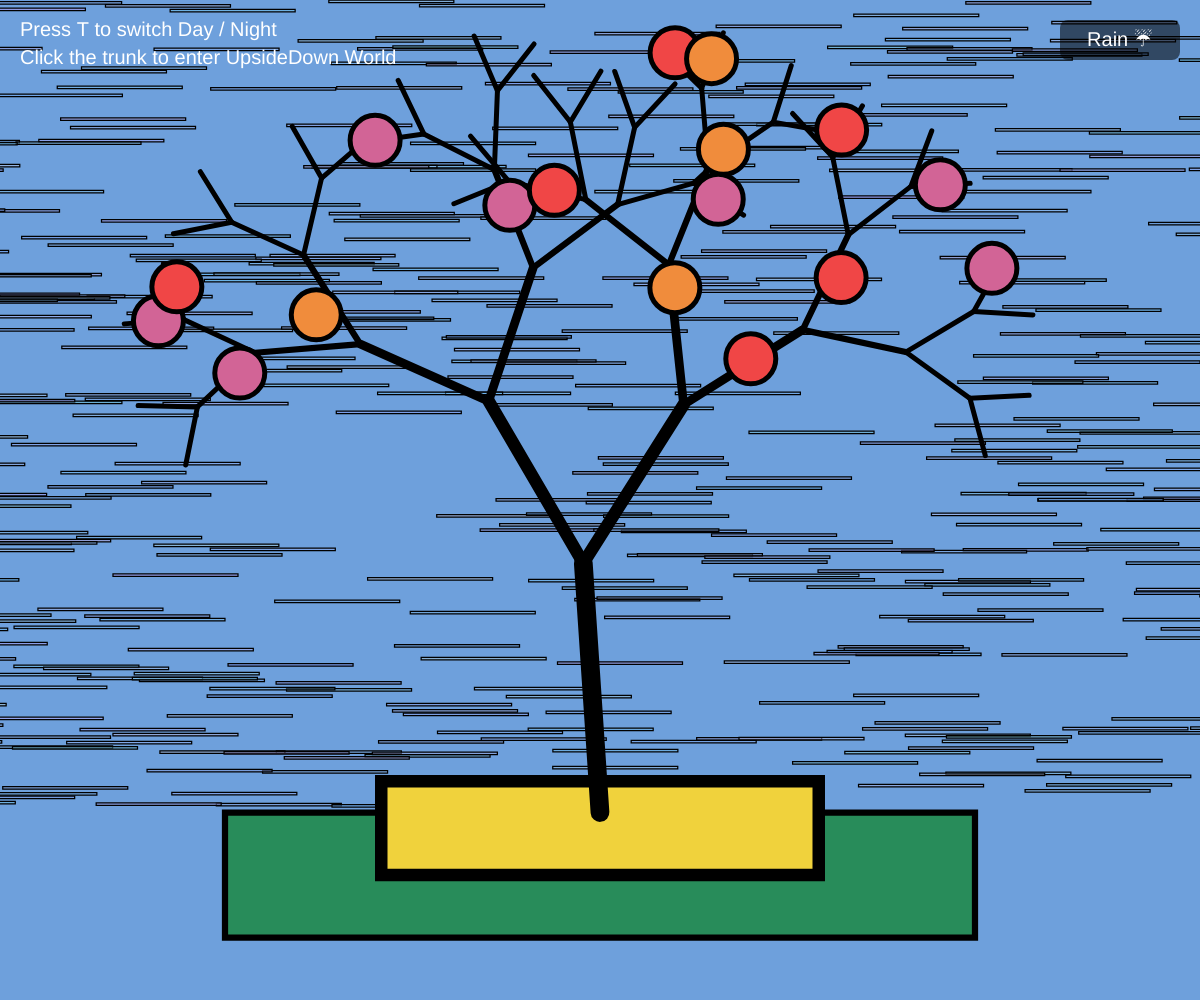
Frame 1 (no input)
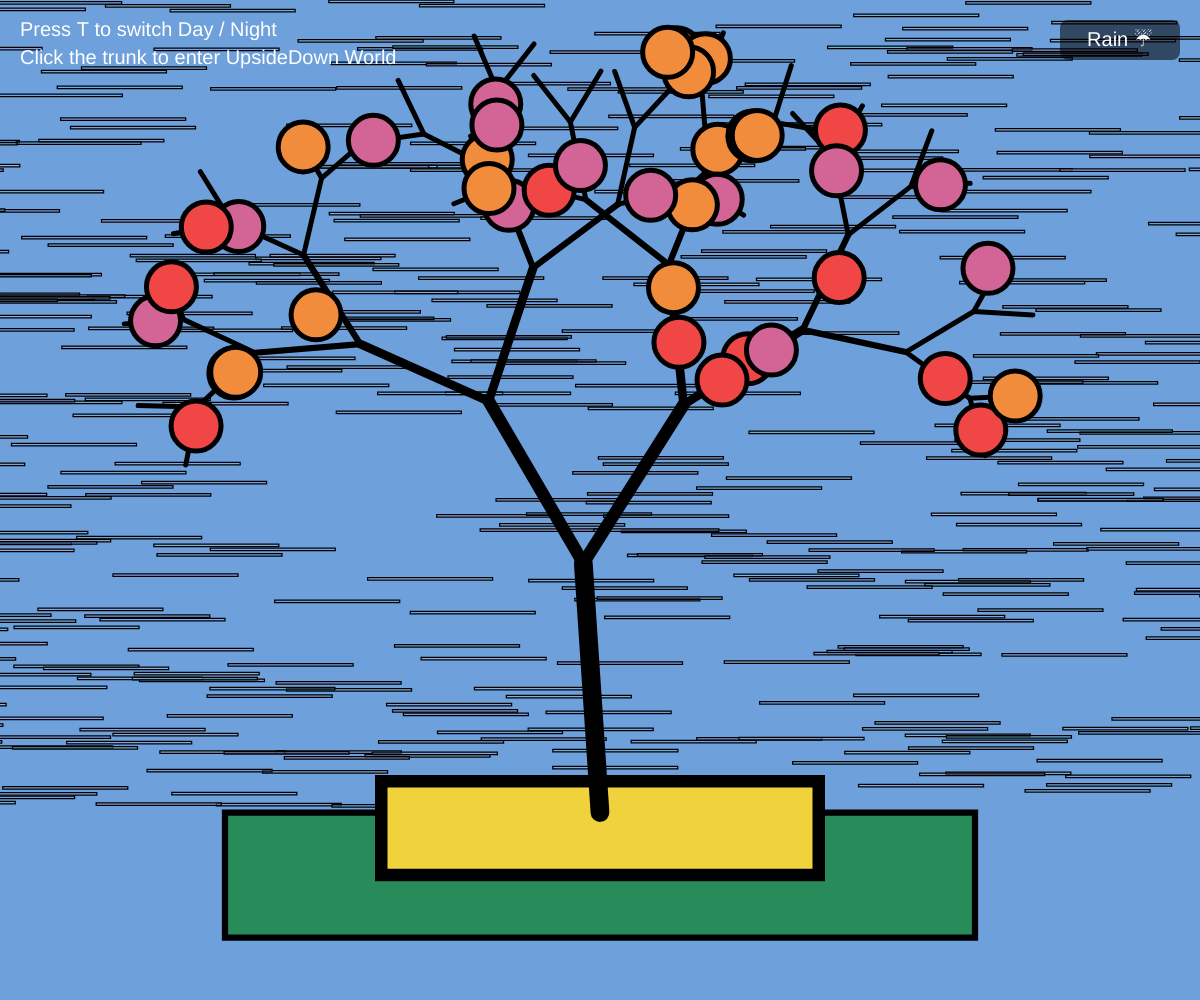
Frame 60 (no input)
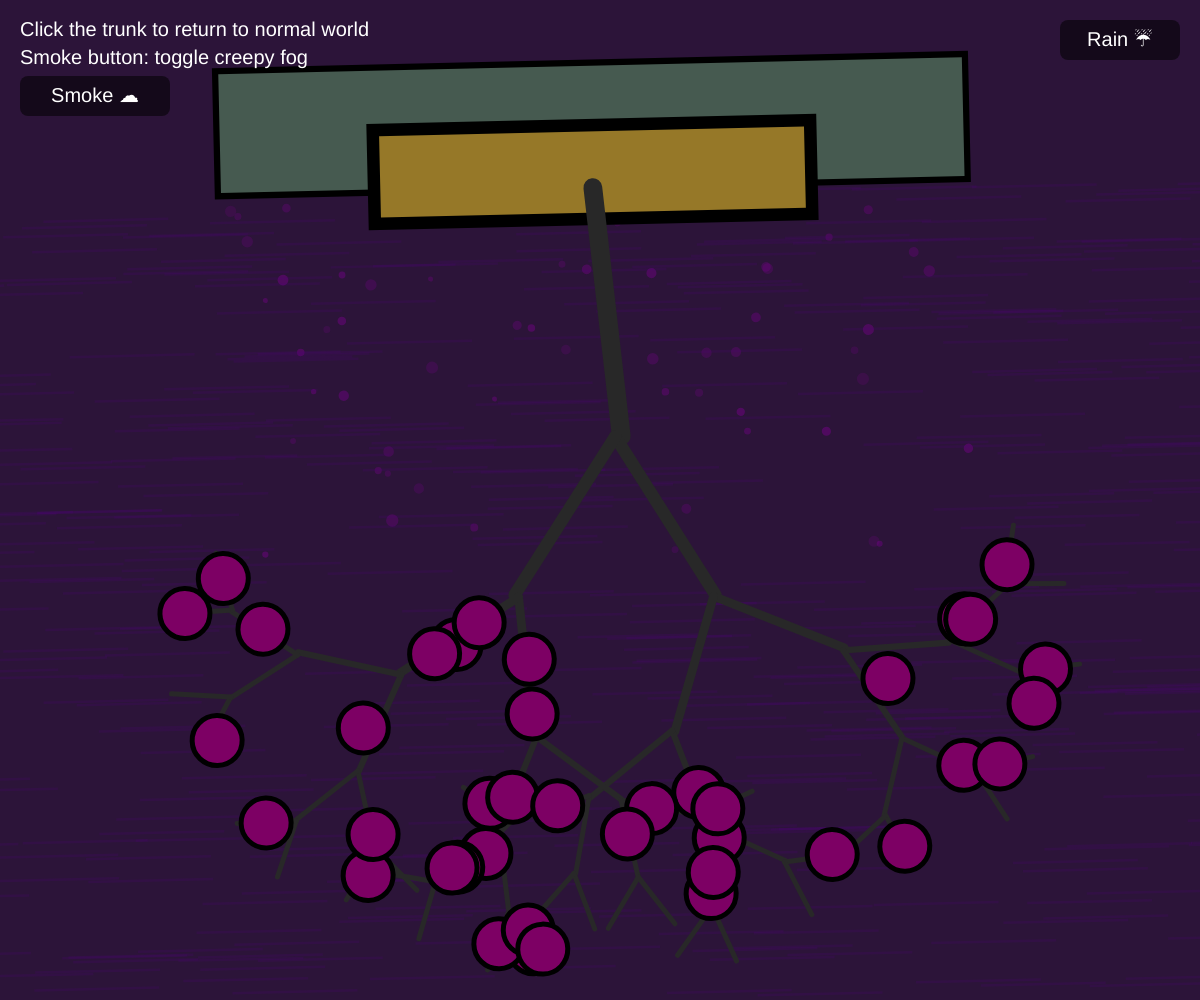
Frame 120 (the mouse pressed at the canvas centre since frame 60)

The p5.js sketch that drew these frames (run headless with seeded random() and noise() and a simulated clock; from frame 60 on, the mouse is pressed at the canvas centre):

// p5.js sketch
// ── sketch.js
const DESIGN_W = 600;  
const DESIGN_H = 800;

let branches = [];
let apples = [];
let fireflies = [];
let darkParticles = [];
let smokeParticles = [];
let rainDrops = [];

let noisePoints = [];

let isNight = false;
let isUpsideDown = false;
let isRaining = false;
let isSmoke = false;

let gravity = 0.2;
let gravityDirection = 1;
let ground = 750;
let topY = 20;

let scaleFactor;
let flipAngle = 0;
let targetAngle = 0;

const RAIN_BTN_W = 120;
const RAIN_BTN_H = 40;
const SMOKE_BTN_W = 150;
const SMOKE_BTN_H = 40;

// Rain drop

class RainDrop {
  constructor() {
    this.x = random(0, DESIGN_W);
    this.y = random(-200, 0);
    this.len = random(8, 15);
    this.speed = random(6, 10);
  }
  update() {
    this.y += this.speed;
    if (this.y > DESIGN_H) {
      this.y = random(-100, 0);
      this.x = random(0, DESIGN_W);
    }
  }
  draw() {
    stroke(200, 200, 255, 150);
    strokeWeight(2);
    line(this.x, this.y, this.x, this.y + this.len);
  }
}

// Tree Segment

  class Segment{
  constructor(x,y,length,angle,level){
    this.x = x;
    this.y = y;
    this.length = length;
    this.level = level;

    this.angle = angle + random(-0.15, 0.15);

    this.thickness = [0, 15, 10, 7, 5][level] || 4;

    this.swayAmp = random(1, 2);
    this.swaySpeed = random(0.15, 0.2);
    
    this.x2 = x + cos(this.angle) * length;
    this.y2 = y - sin(this.angle) * length;
  }

  draw(){
    stroke(isUpsideDown ? 40 : 0);
    strokeWeight(this.thickness);
    
    let sway = 0;

    if (isUpsideDown) {
      sway = sin(frameCount * this.swaySpeed + this.y * 0.08) * this.swayAmp;
    }

    let nx = this.x + cos(this.angle + radians(sway)) * this.length;
    let ny = this.y - sin(this.angle + radians(sway)) * this.length;

     line(this.x, this.y, nx, ny);
  }
}

// Apple

class Apple {
  constructor(x,y,color){
    this.startX = x;
    this.startY = y;
    this.x = x;
    this.y = y;
    this.color = color;

    this.dropSpeed = 0;
    this.state = "waiting";
    this.timer = 0; 

    this.swayRate = random(1, 3);    
    this.swaySpeed = random(0.5, 0.3); 
    this.swayPhase = random(0, TWO_PI); 
  }  

  reset() {
    this.x = this.startX;
    this.y = this.startY;
    this.dropSpeed = 0;
    this.state = "waiting";
    this.timer = 0;
  }

  update() {
    if (this.state ==="waiting"){
      this.timer++;
      if(this.timer > 120) this.state = "falling";
  } else if (this.state ==="falling") {
      this.dropSpeed += gravity * gravityDirection;
      this.y += this.dropSpeed;
    
    if(gravityDirection === 1 && this.y >= ground) {
      this.y = ground;
      this.state = "landed";
    } else if (gravityDirection === -1 && this.y <=topY) {
      this.y = topY;
      this.state = "landed";
    }
  } else if (this.state === "landed"){
        this.timer++;
        if(this.timer > 120) this.reset();
  }
}

  
  draw() {
     if (!isUpsideDown && isNight) {
      drawingContext.shadowBlur = 25;
      drawingContext.shadowColor = color(255, 220, 150);
    } else {
      drawingContext.shadowBlur = 0;
    }

    if (isUpsideDown) {
      fill(140 + sin(frameCount * 0.15) * 20, 0, 100);
    } else {
      fill(this.color);
    }

    stroke(0);

    let dx = this.x;
    let dy = this.y;

    if (this.state === "waiting") {
      dx += sin(frameCount * this.swaySpeed + this.swayPhase) * this.swayRate;
    }
     
      ellipse(dx, dy, 40, 40);
  }
}

// Firefly

class Firefly {
  constructor() {
    this.x = random(50, DESIGN_W - 50);
    this.y = random(100, 600);
    this.tw = random(0.02, 0.05);
  }
  update() {
    this.alpha = 150 + sin(frameCount * this.tw) * 100;
    this.y += sin(frameCount * this.tw) * 0.3;
  }
  draw() {
    noStroke();
    fill(255, 210, 80, this.alpha); 
    ellipse(this.x, this.y, 7, 7);
  }
}

// Dark Particles

class DarkParticle {
  constructor() {
    this.x = random(0, DESIGN_W);
    this.y = random(350, 750);
    this.alpha = random(50, 120);
    this.size = random(4, 10);
    this.tw = random(0.03, 0.06);
  }
  update() {
    this.y += sin(frameCount * this.tw) * 0.4;
    if (this.y < 350) this.y = 750;
    if (this.y > 750) this.y = 350;
  }
  draw() {
    noStroke();
    fill(120, 0, 140, this.alpha);
    ellipse(this.x, this.y, this.size, this.size);
  }
}

// Smoke

class SmokeParticle {
  constructor() {
    this.x = random(50, DESIGN_W - 50);
    this.y = random(500, 750);
    this.size = random(20, 45);
    this.alpha = random(40, 90);
    this.speed = random(0.2, 0.6);
    this.xSpeed = random(-0.3, 0.3);
  }

  update() {
    this.y -= this.speed;
    this.x += this.xSpeed;
    this.alpha -= 0.2;

    if (this.alpha <= 0) {
      this.x = random(50, DESIGN_W - 50);
      this.y = random(650, 750);
      this.alpha = random(50, 100);
    }
  }

  draw() {
    noStroke();
    fill(180, 120, 200, this.alpha);
    ellipse(this.x, this.y, this.size, this.size * 0.7);
  }
}

// Tree generator

function generateTree(x, y, length, angle, level) {
  if (length < 40) return;
  
  let b = new Segment(x, y, length, angle, level);
  branches.push(b);

  let endX = b.x2;
  let endY = b.y2;

  let offset = level === 1 ? radians(25) : radians(35);
  let left = angle + offset;
  let right = angle - offset;
  
  if (level >= 3 && random()<0.3) {
     apples.push(new Apple(
      lerp(b.x, b.x2, random(0.3, 0.9)),
      lerp(b.y, b.y2, random(0.3, 0.9)),
      random([
        [240, 70, 70],
        [240, 140, 60],
        [210, 100, 150]
      ])
    ));
  }
  
  generateTree(endX, endY, length* 0.75, left, level + 1);
  generateTree(endX, endY, length* 0.75, right, level + 1);
}

function addRandomApple() {
  if (branches.length === 0) return;
  let candidates = branches.filter(b => b.level >= 3);
  if (candidates.length === 0) candidates = branches;
  let b = random(candidates);
  let t = random(0.3, 0.9);
  let ax = lerp(b.x, b.x2, t);
  let ay = lerp(b.y, b.y2, t);
  apples.push(new Apple(
    ax, ay,
    random([
      [240, 70, 70],
      [240, 140, 60],
      [210, 100, 150]
    ])
  ));
}

// Setup

function setup() {
  createCanvas(windowWidth, windowHeight); 
  calcScaleFactor();

  for (let i = 0; i < 800; i++) {
    noisePoints.push({
      x: random(-800, DESIGN_W + 800),
      y: random(0, 650),
      c:[random(100,180), random(150,200), random(200,255), random(80,150)]
    });
  }

  generateTree(300, 650, 200, PI / 2, 1);

   for (let i = 0; i < 40; i++) fireflies.push(new Firefly());
  for (let i = 0; i < 80; i++) darkParticles.push(new DarkParticle());
}

// Draw

function draw() {

   if (!isUpsideDown) {
    background(isNight ? color(20,30,60) : color(110,160,220));
  } else {
    let t = frameCount * 0.01;
    let r = 25 + sin(t) * 20;
    let g = 10 + sin(t * 1.3) * 10;
    let b = 40 + cos(t * 0.7) * 25;
    background(r, g, b);
  }

   if (!isNight && !isUpsideDown) {
    if (apples.length < 40) {
      addRandomApple();
    }
  }
  
  push();
  scale(scaleFactor);
  translate((width / scaleFactor - DESIGN_W) / 2,
            (height / scaleFactor - DESIGN_H) / 2);
  
  translate(DESIGN_W / 2, DESIGN_H / 2);
  rotate(flipAngle);
  translate(-DESIGN_W / 2, -DESIGN_H / 2);

  if (isUpsideDown) {
    for (let d of darkParticles) { d.update(); d.draw(); }
    if (isSmoke) {
      for (let s of smokeParticles) { s.update(); s.draw(); }
    }
  }

  for (let p of noisePoints){
    fill(isUpsideDown ? color(80,0,120,50) : p.c);
    rect(p.x, p.y, 100, 2);
  }

  fill(isUpsideDown ? color(70,90,80) : color(40,140,90));
  rect(0, 650, 600, 100);

  stroke(0);
  strokeWeight(5);
  noFill();
  rect(0,650,600,100);
  noStroke();

  fill(isUpsideDown ? color(150,120,40) : color(240,210,60));
  stroke(0);
  strokeWeight(10);
  rect(125,625,350,75);
  noStroke();

  branches.forEach(b => b.draw());
  apples.forEach(a => { a.update(); a.draw(); });

  if (!isUpsideDown && isNight) {
    fill(255,255,200,90);
    ellipse(500, 120, 80, 80);
    fireflies.forEach(f => { f.update(); f.draw(); });
  }

  if (isRaining && !isUpsideDown) {
    for (let r of rainDrops) { r.update(); r.draw(); }
  }

  pop();

  flipAngle = lerp(flipAngle, targetAngle, 0.08);

   drawUI();
}

function drawUI() {
  push();
  resetMatrix(); 
  textAlign(LEFT, TOP);
  noStroke();

  const base = min(windowWidth, windowHeight);
  const txtSize = max(14, base * 0.02);
  textSize(txtSize);

  fill(255);

  if (!isUpsideDown) {
    text("Press T to switch Day / Night", 20, 20);
    text("Click the trunk to enter UpsideDown World", 20, 20 + txtSize + 8);
  } else {
    text("Click the trunk to return to normal world", 20, 20);
    text("Smoke button: toggle creepy fog", 20, 20 + txtSize + 8);
  }

  let rainX = width - RAIN_BTN_W - 20;
  let rainY = 20;
  fill(0, 0, 0, 140);
  rect(rainX, rainY, RAIN_BTN_W, RAIN_BTN_H, 8);
  fill(255);
  textAlign(CENTER, CENTER);
  textSize(txtSize);
  text("Rain ☔", rainX + RAIN_BTN_W / 2, rainY + RAIN_BTN_H / 2);

  if (isUpsideDown) {
    let smokeX = 20;
    let smokeY = 20 + (txtSize + 8) * 2;
    fill(0, 0, 0, 140);
    rect(smokeX, smokeY, SMOKE_BTN_W, SMOKE_BTN_H, 8);
    fill(255);
    textAlign(CENTER, CENTER);
    text("Smoke ☁", smokeX + SMOKE_BTN_W / 2, smokeY + SMOKE_BTN_H / 2);
  }

  pop();
}

// Mouse

function mousePressed() {

  let offsetX = (width / scaleFactor - DESIGN_W) / 2;
  let offsetY = (height / scaleFactor - DESIGN_H) / 2;

  let cx = mouseX / scaleFactor - offsetX;
  let cy = mouseY / scaleFactor - offsetY;

  if (cx > 250 && cx < 350 && cy > 350 && cy < 650) {
    isUpsideDown = !isUpsideDown;
    targetAngle = isUpsideDown ? PI : 0;
  }

   let rainX = width - RAIN_BTN_W - 20;
  let rainY = 20;
  if (mouseX > rainX && mouseX < rainX + RAIN_BTN_W &&
      mouseY > rainY && mouseY < rainY + RAIN_BTN_H) {
  
    if (!isUpsideDown) {
      isRaining = !isRaining;
      if (isRaining) {
        rainDrops = [];
        for (let i = 0; i < 200; i++) rainDrops.push(new RainDrop());
      }
    }
  }

  if (isUpsideDown) {
    const base = min(windowWidth, windowHeight);
    const txtSize = max(14, base * 0.02);
    let smokeX = 20;
    let smokeY = 20 + (txtSize + 8) * 2;

    if (mouseX > smokeX && mouseX < smokeX + SMOKE_BTN_W &&
        mouseY > smokeY && mouseY < smokeY + SMOKE_BTN_H) {

      isSmoke = !isSmoke;
      if (isSmoke) {
        smokeParticles = [];
        for (let i = 0; i < 60; i++) smokeParticles.push(new SmokeParticle());
      }
    }
  }
}

// Key control
function keyPressed(){
  if (key === 'T' || key === 't') {
    if (!isUpsideDown) {
      isNight = !isNight;
    } 
  }
}

// Resize
function windowResized() {
  resizeCanvas(windowWidth, windowHeight);
  calcScaleFactor();
}

function calcScaleFactor() {
  scaleFactor = min(windowWidth / DESIGN_W, windowHeight / DESIGN_H);
}
